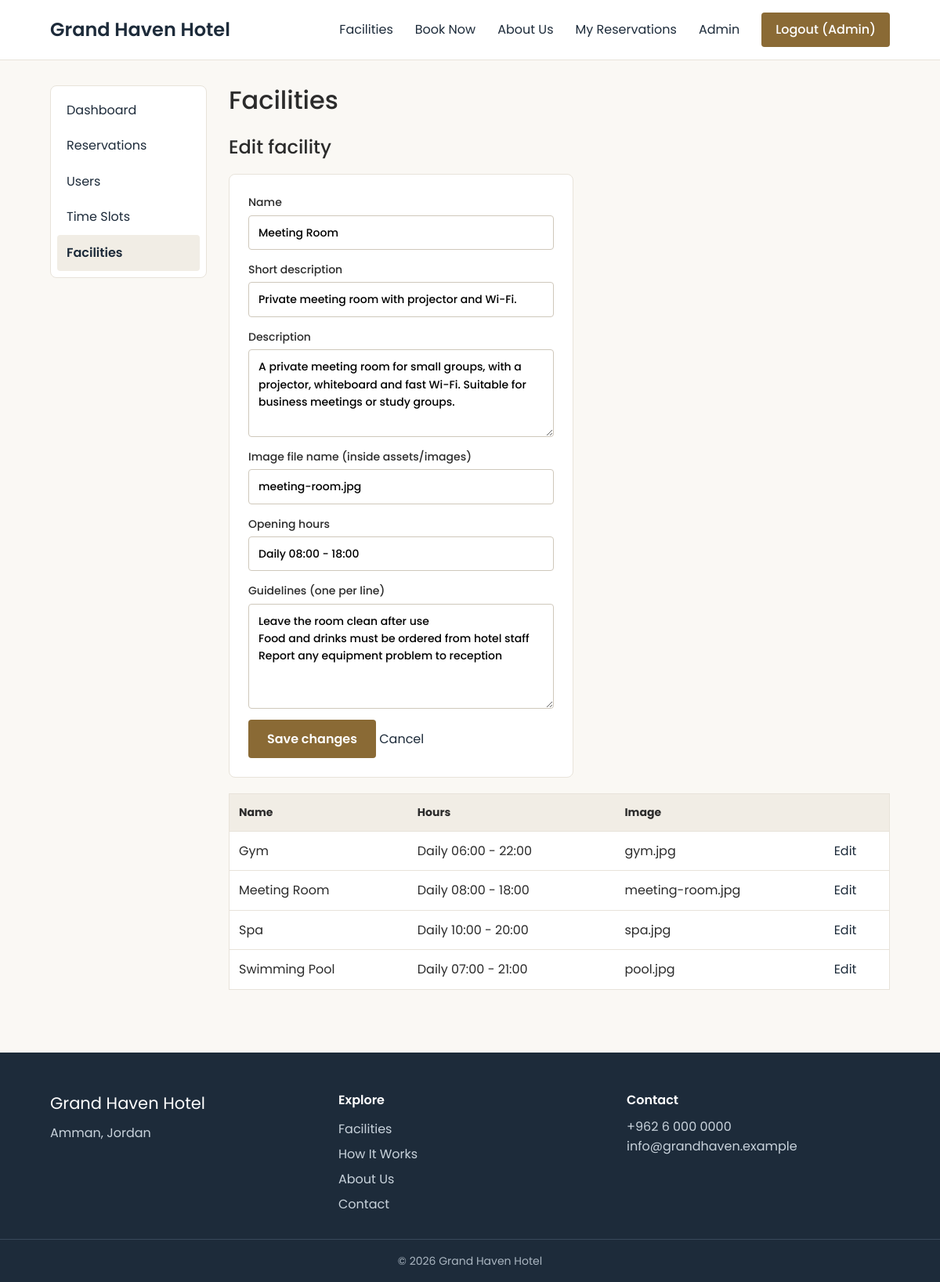
The page /admin/facilities.php?edit=4 (signed in) on the database its author committed.
### tables this page shows
CREATE TABLE users (
    id INT AUTO_INCREMENT PRIMARY KEY,
    name VARCHAR(100) NOT NULL,
    email VARCHAR(150) NOT NULL UNIQUE,
    password VARCHAR(255) NOT NULL,
    role ENUM('user','admin') NOT NULL DEFAULT 'user',
    is_active TINYINT(1) NOT NULL DEFAULT 1
);

CREATE TABLE facilities (
    id INT AUTO_INCREMENT PRIMARY KEY,
    name VARCHAR(100) NOT NULL,
    short_description VARCHAR(255) NOT NULL,
    description TEXT NOT NULL,
    image VARCHAR(100) NOT NULL DEFAULT 'placeholder.jpg',
    opening_hours VARCHAR(100) NOT NULL DEFAULT '',
    guidelines TEXT NULL
);

### includes/helpers.php (called while the page is built, shortened)
<?php
function e($value): string
{
    return htmlspecialchars((string) $value, ENT_QUOTES, 'UTF-8');
}
function url(string $path = ''): string
{
    return BASE . '/' . ltrim($path, '/');
}
function asset(string $path): string
{
    return BASE . '/assets/' . ltrim($path, '/');
}

### classes/Database.php (called while the page is built)
<?php
class Database
{
    private static ?PDO $pdo = null;
    public static function pdo(): PDO
    {
        if (self::$pdo === null) {
            self::$pdo = new PDO(
                'mysql:host=' . DB_HOST . ';dbname=' . DB_NAME . ';charset=utf8mb4',
                DB_USER,
                DB_PASS,
                [
                    PDO::ATTR_ERRMODE            => PDO::ERRMODE_EXCEPTION,
                    PDO::ATTR_DEFAULT_FETCH_MODE => PDO::FETCH_ASSOC,
                ]
            );
        }
        return self::$pdo;
    }
}

### classes/Auth.php (called while the page is built, shortened)
<?php
class Auth extends Model
{
    private static $user = false;
    public function user(): ?array
    {
        if (self::$user === false) {
            self::$user = null;
            if (!empty($_SESSION['user_id'])) {
                $stmt = $this->db->prepare('SELECT * FROM users WHERE id = ? AND is_active = 1');
                $stmt->execute([$_SESSION['user_id']]);
                self::$user = $stmt->fetch() ?: null;
            }
        }
        return self::$user;
    }
    public function requireLogin(): void
    {
        if (!$this->user()) {
            flash('Please log in first.', 'error');
            redirect(url('pages/login.php'));
        }
    }
    public function requireAdmin(): void
    {
        $this->requireLogin();
    }
}

### classes/Model.php (called while the page is built, shortened)
<?php
abstract class Model
{
    public function __construct()
    {
        $this->db = Database::pdo();
    }
}

### includes/autoload.php (called while the page is built, shortened)
<?php
spl_autoload_register(function ($class) {
    $file = ROOT . '/classes/' . $class . '.php';
});

### classes/Facility.php (called while the page is built, shortened)
<?php
class Facility extends Model
{
    public function all(): array
    {
        return $this->db->query('SELECT * FROM facilities ORDER BY name')->fetchAll();
    }
    public function find(int $id): ?array
    {
        $stmt = $this->db->prepare('SELECT * FROM facilities WHERE id = ?');
        $stmt->execute([$id]);
        return $stmt->fetch() ?: null;
    }
}

### admin/facilities.php (the view, shortened to what this page needs)
<?php
(new Auth())->requireAdmin();
$facilities = new Facility();
$form = ['name' => '', 'short_description' => '', 'description' => '',
         'image' => '', 'opening_hours' => '', 'guidelines' => ''];
$editId = (int) ($_GET['edit'] ?? 0);
if ($editId && ($existing = $facilities->find($editId))) {
    $form = array_intersect_key($existing, $form);
} else {
    $editId = 0;
}
$list = $facilities->all();
include ROOT . '/includes/header.php';
include ROOT . '/includes/admin_nav.php';
?>
<h1>Facilities</h1>
<h2><?= $editId ? 'Edit facility' : 'Add facility' ?></h2>
<form method="post" class="card">
    <label>Name <input type="text" name="name" value="<?= e($form['name']) ?>" required></label>
    <label>Short description <input type="text" name="short_description" value="<?= e($form['short_description']) ?>" required></label>
    <label>Description <textarea name="description" rows="4" required><?= e($form['description']) ?></textarea></label>
    <label>Image file name (inside assets/images) <input type="text" name="image" value="<?= e($form['image']) ?>" placeholder="pool.jpg"></label>
    <label>Opening hours <input type="text" name="opening_hours" value="<?= e($form['opening_hours']) ?>"></label>
    <label>Guidelines (one per line) <textarea name="guidelines" rows="5"><?= e($form['guidelines']) ?></textarea></label>
    <button><?= $editId ? 'Save changes' : 'Add facility' ?></button>
    <?php if ($editId): ?><a href="<?= url('admin/facilities.php') ?>">Cancel</a><?php endif; ?>
</form>
<div class="table-wrap">
<table>
    <tr><th>Name</th><th>Hours</th><th>Image</th><th></th></tr>
    <?php foreach ($list as $f): ?>
    <tr>
        <td><?= e($f['name']) ?></td>
        <td><?= e($f['opening_hours']) ?></td>
        <td><?= e($f['image']) ?></td>
        <td><a href="<?= url('admin/facilities.php?edit=' . $f['id']) ?>">Edit</a></td>
    </tr>
    <?php endforeach; ?>
</table>
</div>
<?php include ROOT . '/includes/admin_end.php';
include ROOT . '/includes/footer.php'; ?>

### includes/header.php (shortened to what this page needs)
<?php $currentUser = (new Auth())->user(); ?>
<!DOCTYPE html>
<html lang="en">
<head>
    <link rel="stylesheet" href="<?= asset('css/style.css') ?>">
</head>
<body>
<header class="site-header">
    <nav class="main-nav container">
        <a class="brand" href="<?= url('index.php') ?>"><?= e(HOTEL_NAME) ?></a>
        <a href="<?= url('pages/facilities.php') ?>">Facilities</a>
        <a href="<?= url('pages/availability.php') ?>">Book Now</a>
        <a href="<?= url('pages/about.php') ?>">About Us</a>
        <?php if ($currentUser): ?>
            <a href="<?= url('pages/my_reservations.php') ?>">My Reservations</a>
            <?php if ($currentUser['role'] === 'admin'): ?>
                <a href="<?= url('admin/index.php') ?>">Admin</a>
            <?php endif; ?>
            <a class="btn btn-small" href="<?= url('pages/logout.php') ?>">Logout (<?= e($currentUser['name']) ?>)</a>
        <?php else: ?>
            <a href="<?= url('pages/login.php') ?>">Login</a>
            <a class="btn btn-small" href="<?= url('pages/register.php') ?>">Register</a>
        <?php endif; ?>
    </nav>
</header>
<main class="<?= !empty($fullWidth) ? 'full' : 'container page' ?>">

### assets/css/style.css (style rules this page uses)
:root { --navy: #1d2b3a; --gold: #8a6a35; --ivory: #faf8f4; --line: #e8e3da; --muted: #5f5f5f; --serif: 'Poppins', Arial, sans-serif; --sans: 'Poppins', Arial, sans-serif; }
* { box-sizing: border-box; }
body { margin: 0; font-family: var(--sans); line-height: 1.6; background: var(--ivory); color: #2b2b2b; }
a { color: var(--navy); text-decoration: none; }
h1, h2, h3 { font-family: var(--serif); font-weight: 500; line-height: 1.2; }
.container { max-width: 1120px; margin: 0 auto; padding-left: 24px; padding-right: 24px; }
main.page { padding-top: 32px; padding-bottom: 56px; }
.site-header { background: #fff; border-bottom: 1px solid var(--line); }
.main-nav { display: flex; flex-wrap: wrap; align-items: center; gap: 12px 28px; padding-top: 16px; padding-bottom: 16px; }
.main-nav .brand { font-family: var(--serif); font-size: 24px; font-weight: 600; margin-right: auto; }
.btn, button { display: inline-block; background: var(--gold); color: #fff; border: 0; border-radius: 4px; padding: 12px 24px; font: inherit; font-weight: 600; cursor: pointer; }
.btn-small { padding: 9px 18px; font-weight: 500; }
input, select, textarea { padding: 10px 12px; border: 1px solid #cfc8bb; border-radius: 4px; font: inherit; background: #fff; }
textarea { width: 100%; }
.card { background: #fff; border: 1px solid var(--line); border-radius: 8px; padding: 24px; max-width: 440px; margin-bottom: 20px; }
.card label { display: block; margin-bottom: 14px; font-size: 14px; font-weight: 500; }
.card input, .card select, .card textarea { display: block; width: 100%; margin-top: 5px; }
.table-wrap { overflow-x: auto; }
table { width: 100%; border-collapse: collapse; background: #fff; border: 1px solid var(--line); }
th, td { padding: 12px; text-align: left; border-bottom: 1px solid var(--line); vertical-align: middle; }
th { background: #f1ede5; font-size: 14px; }
.admin-content > h1 { margin-top: 0; font-size: 32px; }

### rows shown on the page
users: name "Admin"
facilities: name "Meeting Room", short_description "Private meeting room with projector and Wi-Fi.", description "A private meeting room for small groups, with a projector, whiteboard and fast Wi-Fi. Suitable for business meetings or study groups.", image "meeting-room.jpg", opening_hours "Daily 08:00 - 18:00", guidelines "Leave the room clean after use Food and drinks must be ordered from hotel staff Report any equipment problem to reception"
facilities: name "Gym", opening_hours "Daily 06:00 - 22:00", image "gym.jpg"
facilities: name "Spa", opening_hours "Daily 10:00 - 20:00", image "spa.jpg"
facilities: name "Swimming Pool", opening_hours "Daily 07:00 - 21:00", image "pool.jpg"

### other values the page prints
HOTEL_NAME "Grand Haven Hotel"
$label "Dashboard"
$label "Reservations"
$label "Users"
$label "Time Slots"
$label "Facilities"
HOTEL_ADDRESS "Amman, Jordan"
HOTEL_PHONE "+962 6 000 0000"
HOTEL_EMAIL "info@grandhaven.example"
